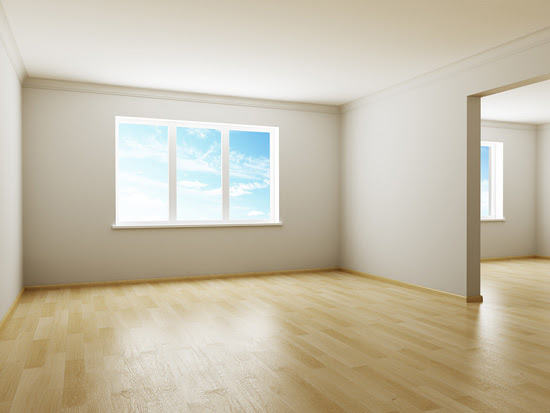
%> input picture sourcepic/TestImage3.jpg, 550 x 413 px
$ octave canny.m   (GNU Octave 9; MATLAB toolbox functions it lacks are replaced by stand-ins)
%> lines starting %> are read from the running program, lines starting %| are printed output that depends on the picture
img3=imread('TestImage3.jpg');
%> img3 is the input picture: size 413x550x3 uint8; mean R, G, B 197.5, 189.1, 169.3
img4=rgb2gray(img3);
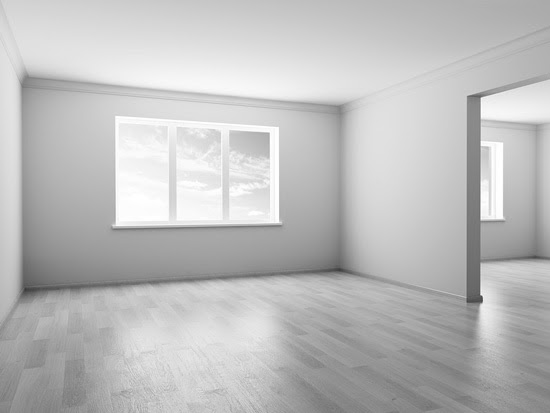
%> img4: size 413x550 uint8; min 57, max 255, mean 189.3
img=medfilt2(img4);
img2=edge(img,'Canny',0.13);%2 0.182
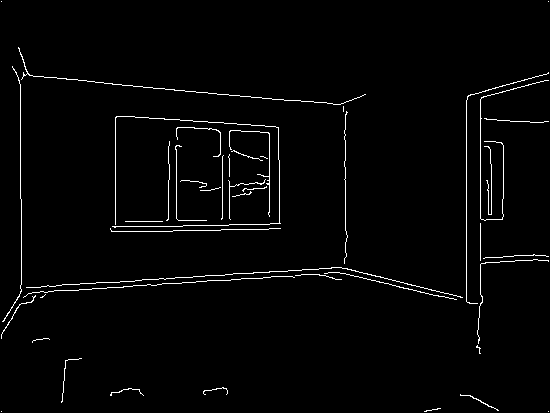
%> img2: size 413x550 logical; 2% white in thin lines or dots
figure;
imshow(img2);
imwrite(img2,'test3canny.jpg');
